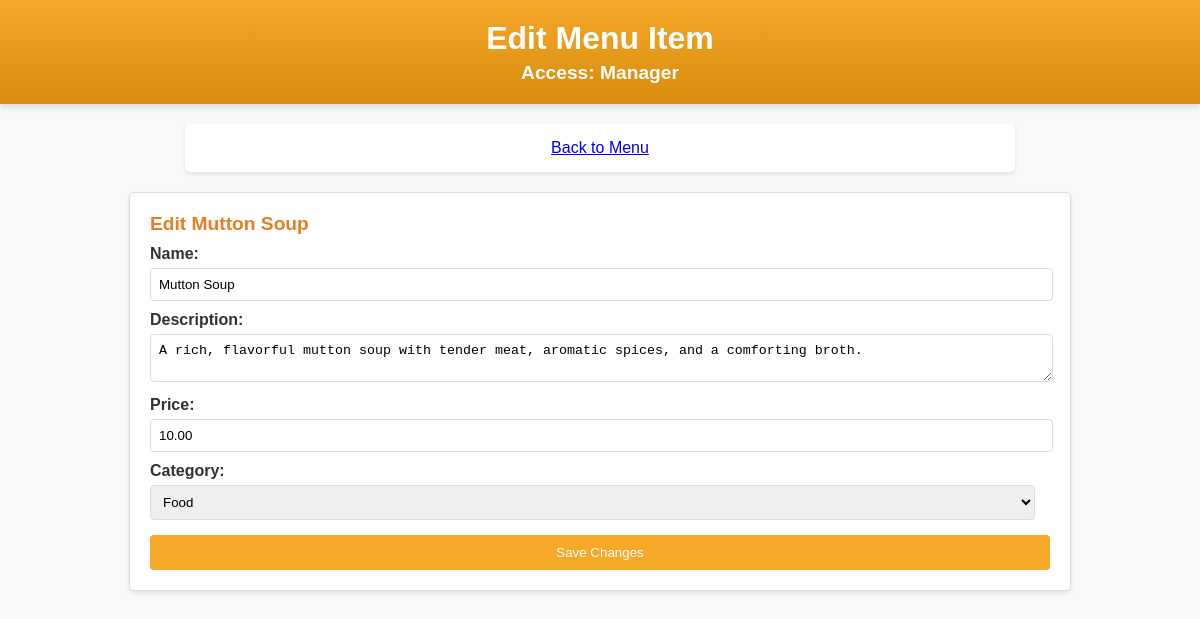
The page /manager/menu/edit/1/ on the database its author committed.
### order/models.py (models this page shows, shortened)
class Item(models.Model):
    name = models.CharField(max_length=100)
    description = models.TextField(null=True, blank=True)
    category = models.ForeignKey(Category, on_delete=models.CASCADE, related_name='items')
    image = models.ImageField(blank=True, null=True)
    base_price = models.DecimalField(max_digits=6, decimal_places=2)
    has_meat_options = models.BooleanField(default=False)
    has_spicy_options = models.BooleanField(default=False)

class Category(models.Model):
    title = models.CharField(max_length=100)
    image = models.ImageField(blank=True, null=True)
    class Meta:
        verbose_name_plural = "Categories"

### manager/views.py (the view, shortened to what this page needs)
# urls.py: path('menu/edit/<int:item_id>/', views.edit_menu_item, name='edit-menu-item'),
def edit_menu_item(request, item_id):
    item = get_object_or_404(Item, id=item_id)
    return render(request, 'manager/edit_menu_item.html', {
        'item': item,
        'categories': Category.objects.all()
    })

### manager/templates/manager/edit_menu_item.html (shortened to what this page needs)
<!DOCTYPE html>
<html lang="en">
<head>
    {% load static %}
    <link rel="stylesheet" href="{% static 'css/styles.css' %}">
</head>
<body>
    <div class="header">
        <h1>Edit Menu Item</h1>
        <h4>Access: Manager</h4>
    </div>
<div class="summary">
    <a href="{% url 'menu-items' %}">Back to Menu</a>
</div>
<div class="menu-edit-container">
    <form method="post">
        <div class="menu-card">
            <h3>Edit {{ item.name }}</h3>
            <label for="name">Name:</label>
            <input type="text" id="name" name="name" value="{{ item.name }}" required>
            <br>
            <label for="description">Description:</label>
            <textarea id="description" name="description" required>{{ item.description }}</textarea>
            <br>
            <label for="base_price">Price:</label>
            <input type="number" id="base_price" name="base_price" step="0.01" value="{{ item.base_price }}" required>
            <br>
            <label for="category">Category:</label>
            <select id="category" name="category" required>
                {% for category in categories %}
                <option value="{{ category.id }}" {% if category.id == item.category.id %}selected{% endif %}>
                    {{ category.title }}
                </option>
                {% endfor %}
            </select>
            <br>
            <button type="submit">Save Changes</button>
        </div>
    </form>
</div>
</body>
</html>

### manager/static/css/styles.css (style rules this page uses)
body { font-family: Arial, sans-serif; background-color: #f9f9f9; color: #333; margin: 0; padding: 0; }
.header { background: linear-gradient(to bottom, #f6a828, #d78c0e); color: white; padding: 20px; text-align: center; box-shadow: 0 4px 6px rgba(0, 0, 0, 0.1); }
.header h1, .header h4 { margin: 0; }
.header h4 { margin-top: 5px; font-size: 1.2em; }
.summary, .edit-table-container { background-color: #fff; padding: 15px; margin: 20px auto; border-radius: 5px; box-shadow: 0 2px 4px rgba(0, 0, 0, 0.1); max-width: 800px; text-align: center; }
.menu-card, .table-card { background-color: #fff; border: 1px solid #ddd; border-radius: 5px; padding: 10px; box-shadow: 0 2px 4px rgba(0, 0, 0, 0.1); transition: transform 0.2s, box-shadow 0.2s; }
.menu-card { width: calc(32% - 30px); }
.menu-card h3, .table-card h3 { margin: 0 0 10px; font-size: 1.2em; }
.menu-card h3 { color: #e67e22; }
form .menu-card, .edit-table-container { width: 75%; margin: 20px auto; padding: 20px; }
form label { display: block; margin-top: 10px; font-weight: bold; }
form input, form textarea, form select { width: calc(100% - 15px); padding: 8px; margin-top: 5px; border: 1px solid #ddd; border-radius: 4px; }
form button { background-color: #f6a828; color: white; border: none; padding: 10px 20px; margin-top: 15px; border-radius: 4px; cursor: pointer; width: 100%; }

### rows shown on the page
Item: name "Mutton Soup", description "A rich, flavorful mutton soup with tender meat, aromatic spices, and a comforting broth.", base_price "10.00", category "Food"
